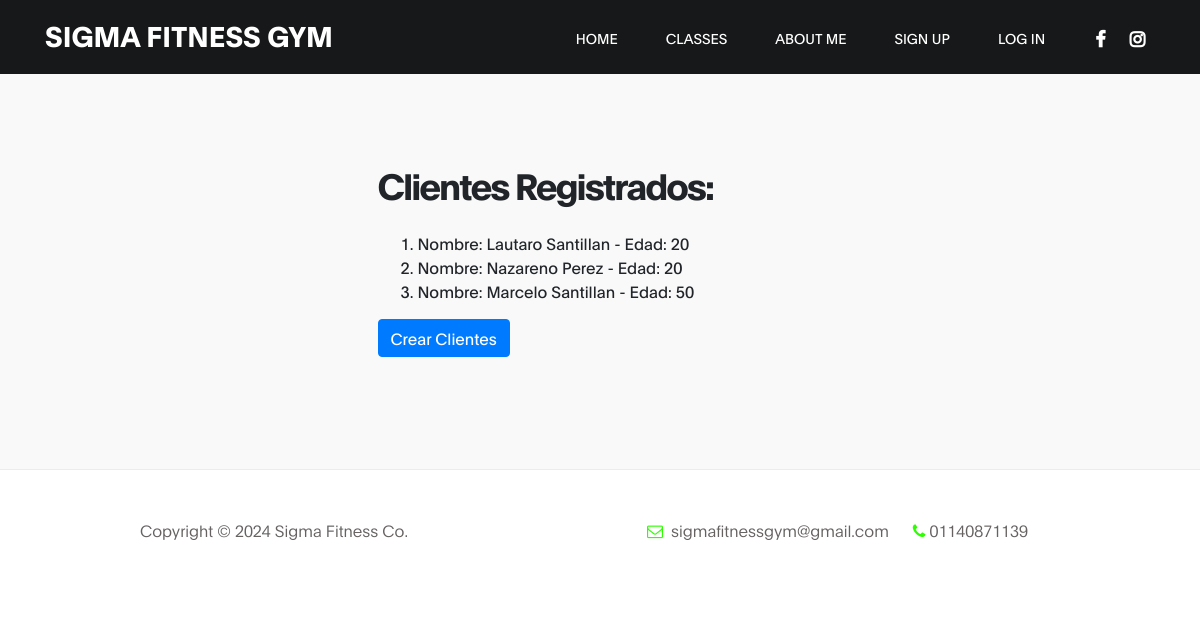
Screenshot of /SigmaApp/readClients/ with the database file from the repository.
### SigmaApp/models.py (models this page shows)
class Client(models.Model):
    name = models.CharField(max_length=40)
    lastname = models.CharField(max_length=50)
    email = models.EmailField()
    age = models.IntegerField()
    def __str__(self):
        return f"{self.name} {self.lastname}"

### SigmaApp/views.py (the view)
# urls.py: path('readClients/', read_client, name="Read Client"),
def read_client(request):
    clients = Client.objects.all()
    return render(request, "clients/readClient.html", {"clients": clients})

### SigmaApp/templates/clients/readClient.html (shortened to what this page needs)
{% extends "father.html" %}
{% block section %}
    <section class="about section" id="about">
        <div class="container">
            <div class="row">
                <div class="mt-lg-5 mb-lg-0 mb-4 col-lg-5 col-md-10 mx-auto col-12">
                    <h2 class="mb-4">Clientes Registrados:</h2>
                    <ol>
                        {% for client in clients %}
                        <li>Nombre: {{client}} - Edad: {{client.age}}</li>
                        {% endfor %}
                    </ol>
                    <a class="btn btn-primary" href="{% url 'Create Client' %}">Crear Clientes</a>
                </div>
            </div>
        </div>
    </section>
{% endblock %}

### SigmaApp/static/css/tooplate-gymso-style.css (style rules this page uses)
:root { --primary-color: #2eff00 !important; --white-color: #ffffff; --dark-color: #171819; --about-bg-color: #f9f9f9; --gray-color: #909090; --link-color: #404040; --p-color: #666262; --base-font-family: 'Plain', sans-serif; --font-weight-bold: bold; --font-weight-normal: normal; --font-weight-light: 300; --font-weight-thin: 100; --h1-font-size: 48px; --h2-font-size: 36px; --h3-font-size: 28px; --h4-font-size: 24px; --h5-font-size: 22px; --h6-font-size: 22px; --p-font-size: 18px; --base-font-size: 16px; --menu-font-size: 14px; --border-radius-large: 100%; --border-radius-small: 2px; }
body { background: var(--white-color); font-family: var(--base-font-family); }
h1,h2,h3,h4,h5,h6 { font-weight: var(--font-weight-thin); line-height: normal; }
h2 { font-size: var(--h2-font-size); font-weight: var(--font-weight-bold); letter-spacing: -2px; }
.section { padding: 7rem 0; }
* { -webkit-box-sizing: border-box; -moz-box-sizing: border-box; box-sizing: border-box; }
*::before, *::after { -webkit-box-sizing: border-box; -moz-box-sizing: border-box; box-sizing: border-box; }
a { color: var(--link-color); font-weight: normal; text-decoration: none; transition: all 0.3s ease; }
.about { background: var(--about-bg-color); }

### SigmaApp/templates/father.html (style rules this page uses)
:root { --primary-color: #2eff00; }

### rows the page displays
Client: name+lastname "Lautaro Santillan", age "20"
Client: name+lastname "Nazareno Perez", age "20"
Client: name+lastname "Marcelo Santillan", age "50"
